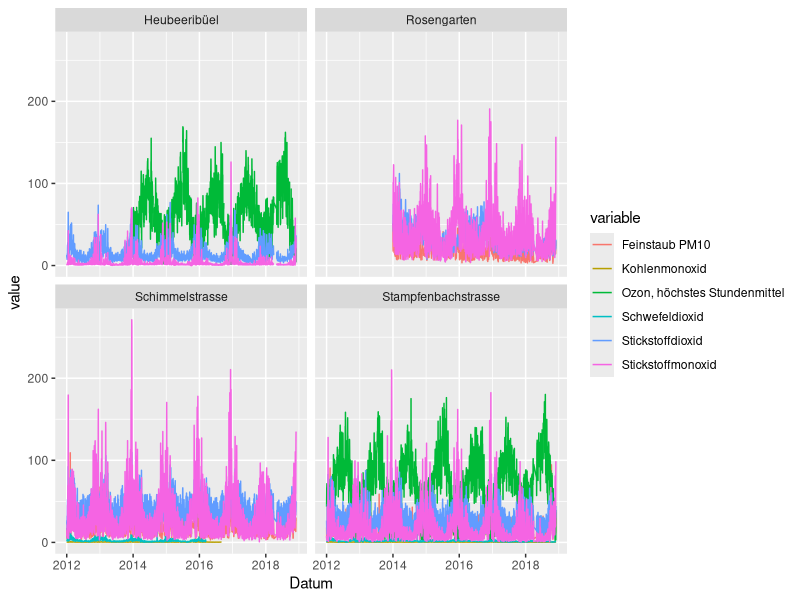
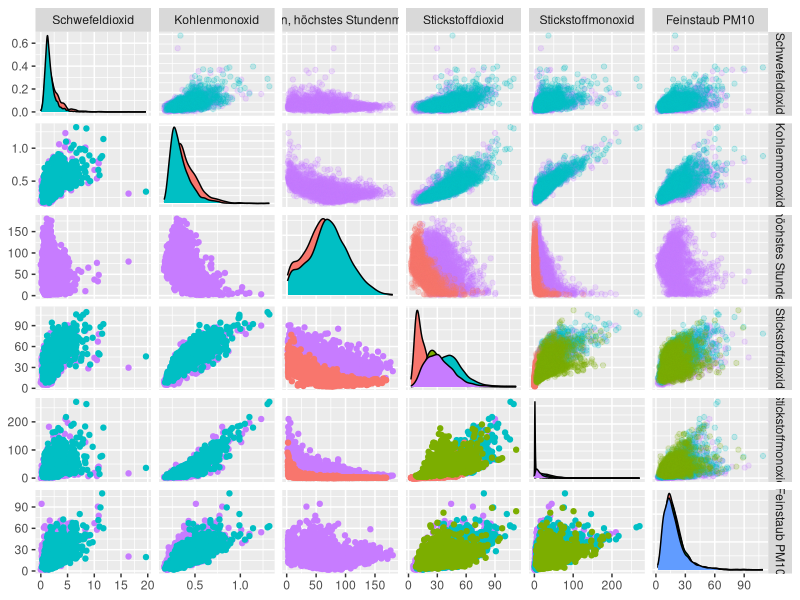

Source code (R) for these figures, in order: (Note: this script raises an error after producing the figures.)
# Hausaufgabe
#### Aufgabe 1 ####

library("tidyr")
library(readr)
require(dplyr, quietly = T)
library(ggplot2)
#daten einlesen
ugz_luftqualitaetsmessung_seit_2012 <- read_csv("ugz_luftqualitaetsmessung_seit-2012.csv")
luftqualitaet <- as_tibble(ugz_luftqualitaetsmessung_seit_2012)

#werte und titel separieren
titel <- slice(luftqualitaet, c(2))
titel[1] <- "Datum"
werte <- slice(luftqualitaet, c(-1:-5))

#tabelle nach ort auseinander nehmen
stampfenbach <- werte %>% select(1,2:14) %>%
  mutate(station = "Stampfenbachstrasse")
stampfenbach_titel <- titel %>% select(1,2:14)
stampfenbach_titel[15] <- "Station"
names(stampfenbach) <- stampfenbach_titel

schimmel <- werte %>% select(1,15:22) %>%
  mutate(station = "Schimmelstrasse")
schimmel_titel <- titel %>% select(1,15:22)
schimmel_titel[10] <- "Station"
names(schimmel) <- schimmel_titel

heubeer <- werte %>% select(1,23:26) %>%
  mutate(station = "Heubeeribüel")
heubeer_titel <- titel %>% select(1,23:26)
heubeer_titel[6] <- "Station"
names(heubeer) <- heubeer_titel

rosengarten <- werte %>% select(1,27:30) %>%   
  mutate(station = "Rosengarten")
rosengarten_titel <- titel %>% select(1,27:30)
rosengarten_titel[6] <- "Station"
names(rosengarten) <- rosengarten_titel

#tabelle zusammensetzen
luftqual <- bind_rows(stampfenbach, schimmel, heubeer, rosengarten)
str(luftqual)
#Zahlen von character nach factor wandeln
#numeric_change <- names(luftqual)[2:14]
#luftqual[factor_change] <- lapply(luftqual[numeric_change], as.numeric)
#View(luftqual)




luftqual[2:14] <- as_tibble(sapply(luftqual[2:14], as.numeric))
str(luftqual)
View(luftqual)



#### Aufgabe 2 ####
#mit ggplot
gather(luftqual, key = variable, value = value, c(2,3,4,6,7,8)) %>% 
  ggplot(aes(x = Datum, y = value, group = variable)) +
  geom_line(aes(color = variable)) +
  facet_wrap(~Station)

#mit ggally #falscher Ansatz
library(GGally)
ggpairs(luftqual, mapping = ggplot2::aes(color = Station), columns = c(2,3,4,6,7,8),
        upper =list(continuous = wrap("points", alpha = 0.2)))


#### Aufgabe 3 ####
# Kombinationen von Variablen???????????


luftqual.NA <- luftqual %>% select(everything()) %>% summarise_all(funs(sum(is.na(.)))) %>%
  gather(variable, value,c(2:14)) %>% select(c(3,4)) %>% ggplot(aes(reorder(x = c(1:13), -value) , y = value)) + xlab("")+
  geom_bar(stat = "identity", aes(fill = variable)) + theme(axis.text.x = element_blank(), axis.ticks.x=element_blank())

luftqual.NA

#### Aufgabe 4 ####

# Feinstaub (PM10) jeweils fuer die Messpunkte 
# Stampfenbachstrasse, Schimmelstrasse, Rosengartenstrasse
# !! Heubeeribüel hat keine Messung von PM10 

# PM10 
# Jahresmittelgrenzwert: 20ug/m^3
# Tagesmittelgrenzwert: 50ug/m^3, darf max. 1x pro Jahr ueberschritten werden




# uberschittene Tagesmittelgrenzwerte
luftqual.PM10 <- luftqual %>% select(Datum, 'Feinstaub PM10', Station) %>%
  mutate(PM10_uberschritt = luftqual$`Feinstaub PM10` >= 50 )

#1 wie oft wird der Tagesmittel-Grenzwert an welcher Station ueberschritten?
luftqual.PM10 %>% group_by(Station) %>% summarize(n = sum(PM10_uberschritt, na.rm = T))

#2 ueberschrittenen Tagesmittelgrenzwerte fuer alle Stationen ueber die Zeit in einer Grafik
luftqual.PM10 %>% filter(PM10_uberschritt) %>% 
  ggplot(aes(x=Datum, y=`Feinstaub PM10`)) + geom_point(aes(color = Station)) + ggtitle("PM10 > 50")

# Der Tagesmittelgrenzwert wird bei allen Stationen oft an den gleichen Tagen uebertroffen.
# Dies ist gut moeglich da alle Messstatinen unter aehnlichen Einfluessen auf den Feinstaub reagieren
# wie zb. das Wetter.

#3 In welchen Jahren und Stationen ist der Anteil der Tage mit Grenzwert uberschreitungen
# signifikant groesser als zufaellig

# Jahresmittelgrenzwert = 20ug/m^3

# Messwerte sind iid: independent and identically distributed
punif(q=, min=0, max=365) # P[X <= x]

luftqual.PM10 %>% group_by(Station) %>% summarize(n = sum(PM10_uberschritt, na.rm = T)) %>%
  mutate(wkeit_n = punif(q=n, min=0, max=365))

#### nicht sicher obe uniform Verteilung stimmt.























#### Aufgabe 5 ####

# Regendauer ~ PM10 pro Station 
# select(luftqual, Datum, Regendauer)
# PM10_temp <- luftqual %>% select(Datum,`Feinstaub PM10`, Station) %>%
  
# regendauer zu allen Stationen hinzufuegen mit leftjoin
ordered_PM10 <- left_join(x = select(luftqual, Datum,`Feinstaub PM10`, Station),
          y = filter(luftqual, Station == "Stampfenbachstrasse") %>% select( Datum, Regendauer),
          by = "Datum")
  
# 
ggplot(ordered_PM10, aes(x= Regendauer, y= `Feinstaub PM10`)) + geom_point(aes(color = Station))


